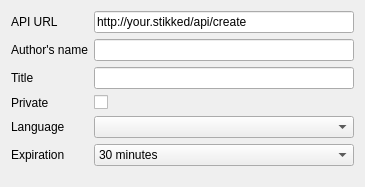
<?xml version="1.0" encoding="UTF-8"?>
<ui version="4.0">
 <class>StikkedSettings</class>
 <widget class="QWidget" name="StikkedSettings">
  <property name="geometry">
   <rect>
    <x>0</x>
    <y>0</y>
    <width>365</width>
    <height>187</height>
   </rect>
  </property>
  <property name="windowTitle">
   <string>Form</string>
  </property>
  <layout class="QFormLayout" name="formLayout">
   <item row="0" column="0">
    <widget class="QLabel" name="apiUrlLabel">
     <property name="text">
      <string>API URL</string>
     </property>
    </widget>
   </item>
   <item row="0" column="1">
    <widget class="QLineEdit" name="apiUrlLineEdit">
     <property name="text">
      <string>http://your.stikked/api/create</string>
     </property>
    </widget>
   </item>
   <item row="1" column="0">
    <widget class="QLabel" name="nameLabel">
     <property name="text">
      <string>Author's name</string>
     </property>
    </widget>
   </item>
   <item row="1" column="1">
    <widget class="QLineEdit" name="nameLineEdit"/>
   </item>
   <item row="2" column="0">
    <widget class="QLabel" name="titleLabel">
     <property name="text">
      <string>Title</string>
     </property>
    </widget>
   </item>
   <item row="2" column="1">
    <widget class="QLineEdit" name="titleLineEdit"/>
   </item>
   <item row="3" column="0">
    <widget class="QLabel" name="privateLabel">
     <property name="text">
      <string>Private</string>
     </property>
    </widget>
   </item>
   <item row="3" column="1">
    <widget class="QCheckBox" name="privateCheckBox"/>
   </item>
   <item row="4" column="0">
    <widget class="QLabel" name="langLabel">
     <property name="text">
      <string>Language</string>
     </property>
    </widget>
   </item>
   <item row="4" column="1">
    <widget class="QComboBox" name="langComboBox"/>
   </item>
   <item row="5" column="0">
    <widget class="QLabel" name="expirationLabel">
     <property name="text">
      <string>Expiration</string>
     </property>
    </widget>
   </item>
   <item row="5" column="1">
    <widget class="QComboBox" name="expirationComboBox">
     <item>
      <property name="text">
       <string>30 minutes</string>
      </property>
     </item>
     <item>
      <property name="text">
       <string>1 hour</string>
      </property>
     </item>
     <item>
      <property name="text">
       <string>6 hours</string>
      </property>
     </item>
     <item>
      <property name="text">
       <string>12 hours</string>
      </property>
     </item>
     <item>
      <property name="text">
       <string>1 day</string>
      </property>
     </item>
     <item>
      <property name="text">
       <string>1 week</string>
      </property>
     </item>
     <item>
      <property name="text">
       <string>4 weeks</string>
      </property>
     </item>
     <item>
      <property name="text">
       <string>Keep forever</string>
      </property>
     </item>
    </widget>
   </item>
  </layout>
 </widget>
 <resources/>
 <connections/>
</ui>
